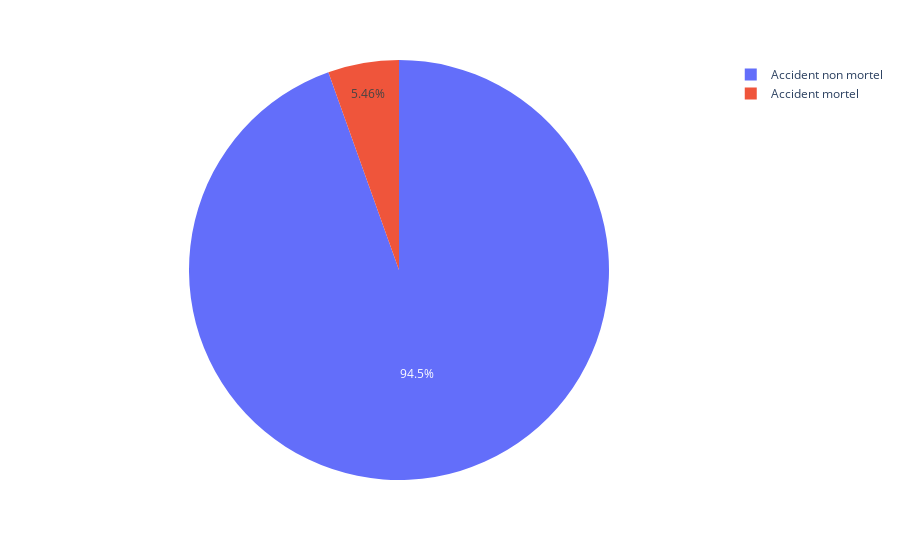

Notebook code cell kept with this figure:
### Markdown cell above
### Analyse univariée

### Code cell
val = [len(df_2[df_2.mortal == 1]), len(df_2[df_2.mortal == 0])]
labels = ['Accident mortel', 'Accident non mortel']
px.pie(values=val, names=labels)

### Figure 1 — Plotly figure (JSON) as saved in the notebook; plotly's stock layout.template omitted (floating-point values rounded to 4 significant figures)
{"data": [{"domain": {"x": [0, 1], "y": [0, 1]}, "hovertemplate": "label=%{label}<br>value=%{value}<extra></extra>", "labels": ["Accident mortel", "Accident non mortel"], "legendgroup": "", "name": "", "showlegend": true, "type": "pie", "values": [5058, 87556]}], "layout": {"legend": {"tracegroupgap": 0}, "margin": {"t": 60}}}
